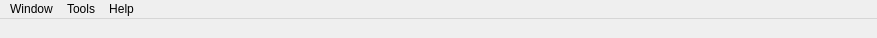
<?xml version="1.0" encoding="UTF-8"?>
<ui version="4.0">
 <class>MainWindow</class>
 <widget class="QMainWindow" name="MainWindow">
  <property name="geometry">
   <rect>
    <x>0</x>
    <y>0</y>
    <width>877</width>
    <height>38</height>
   </rect>
  </property>
  <property name="windowTitle">
   <string>MTG Cards</string>
  </property>
  <widget class="QWidget" name="centralWidget"/>
  <widget class="QMenuBar" name="menuBar">
   <property name="geometry">
    <rect>
     <x>0</x>
     <y>0</y>
     <width>877</width>
     <height>22</height>
    </rect>
   </property>
   <widget class="QMenu" name="menuWindow">
    <property name="title">
     <string>Window</string>
    </property>
    <addaction name="actionCardWindow"/>
    <addaction name="actionPoolWindow"/>
    <addaction name="actionCollectionWindow"/>
    <addaction name="actionDeckWindow"/>
   </widget>
   <widget class="QMenu" name="menuTools">
    <property name="title">
     <string>Tools</string>
    </property>
    <addaction name="actionOptions"/>
    <addaction name="separator"/>
    <addaction name="actionGlobalFilter"/>
    <addaction name="separator"/>
    <addaction name="actionImport_dec"/>
   </widget>
   <widget class="QMenu" name="menuHelp">
    <property name="title">
     <string>Help</string>
    </property>
    <addaction name="actionOnlineManual"/>
    <addaction name="separator"/>
    <addaction name="actionAbout"/>
    <addaction name="actionAboutQt"/>
   </widget>
   <addaction name="menuWindow"/>
   <addaction name="menuTools"/>
   <addaction name="menuHelp"/>
  </widget>
  <action name="actionCardWindow">
   <property name="checkable">
    <bool>true</bool>
   </property>
   <property name="checked">
    <bool>true</bool>
   </property>
   <property name="text">
    <string>Card</string>
   </property>
  </action>
  <action name="actionPoolWindow">
   <property name="checkable">
    <bool>true</bool>
   </property>
   <property name="checked">
    <bool>true</bool>
   </property>
   <property name="text">
    <string>Pool</string>
   </property>
  </action>
  <action name="actionCollectionWindow">
   <property name="checkable">
    <bool>true</bool>
   </property>
   <property name="checked">
    <bool>true</bool>
   </property>
   <property name="text">
    <string>Collection</string>
   </property>
  </action>
  <action name="actionDeckWindow">
   <property name="checkable">
    <bool>true</bool>
   </property>
   <property name="checked">
    <bool>true</bool>
   </property>
   <property name="text">
    <string>Decks</string>
   </property>
  </action>
  <action name="actionOptions">
   <property name="text">
    <string>Options</string>
   </property>
  </action>
  <action name="actionAbout">
   <property name="text">
    <string>About</string>
   </property>
  </action>
  <action name="actionOnlineManual">
   <property name="text">
    <string>Online Manual</string>
   </property>
  </action>
  <action name="actionAboutQt">
   <property name="text">
    <string>About Qt</string>
   </property>
  </action>
  <action name="actionGlobalFilter">
   <property name="text">
    <string>Global filter ...</string>
   </property>
  </action>
  <action name="actionImport_dec">
   <property name="text">
    <string>Import .dec</string>
   </property>
  </action>
 </widget>
 <layoutdefault spacing="6" margin="11"/>
 <resources/>
 <connections/>
</ui>
